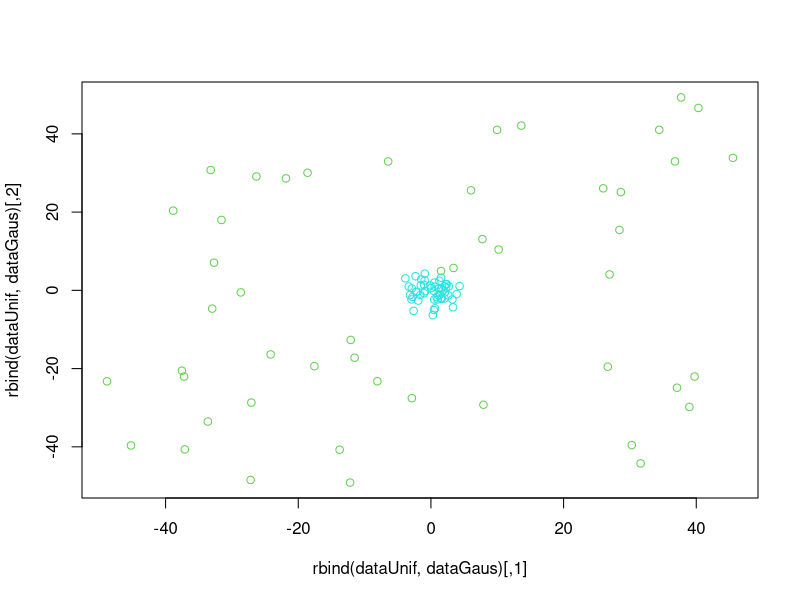
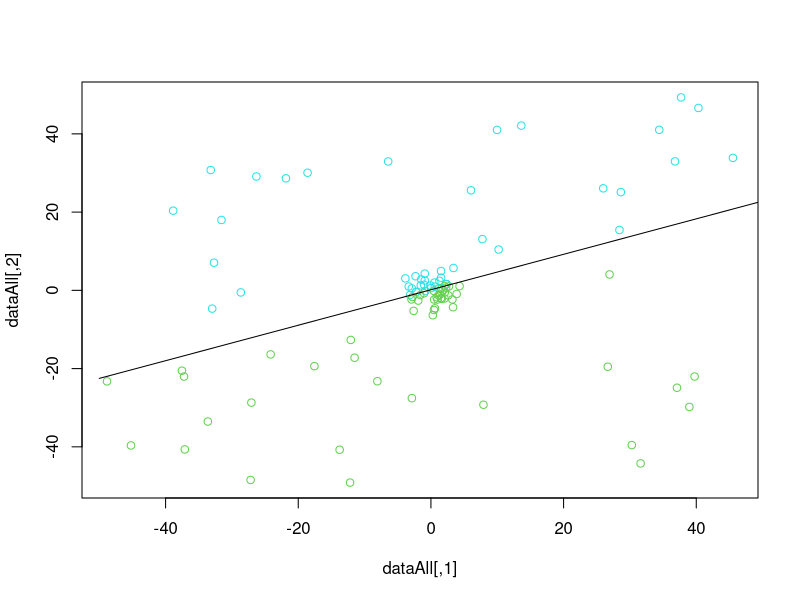
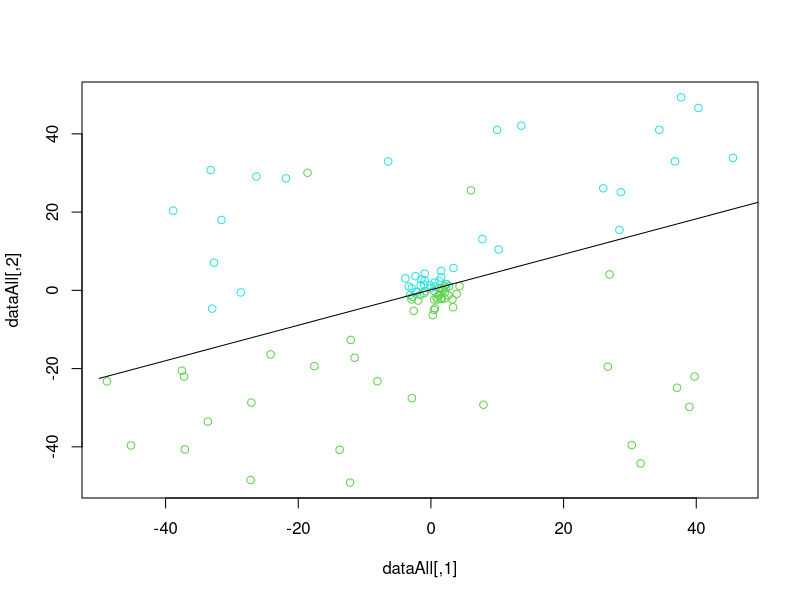
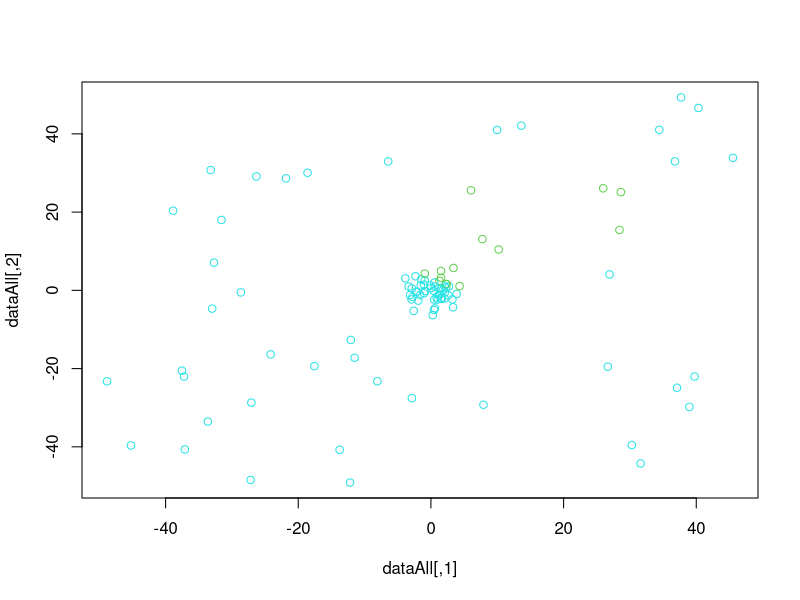
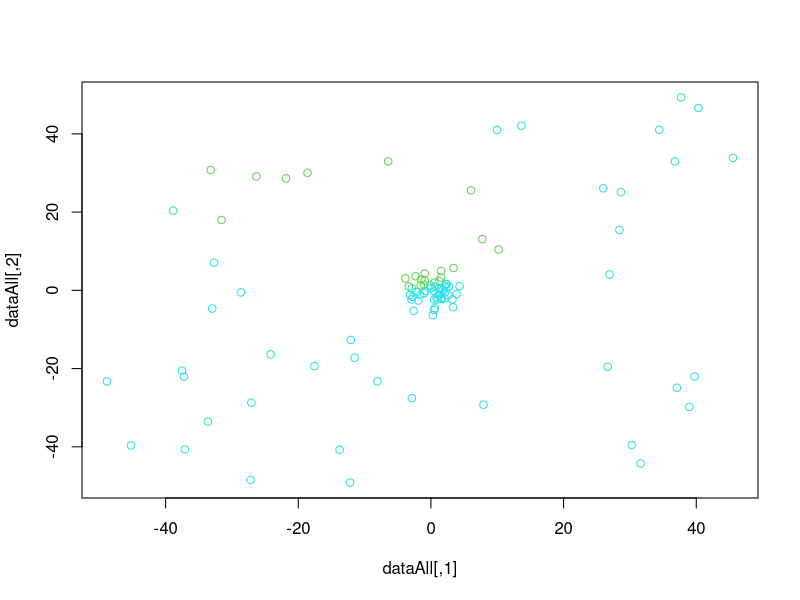
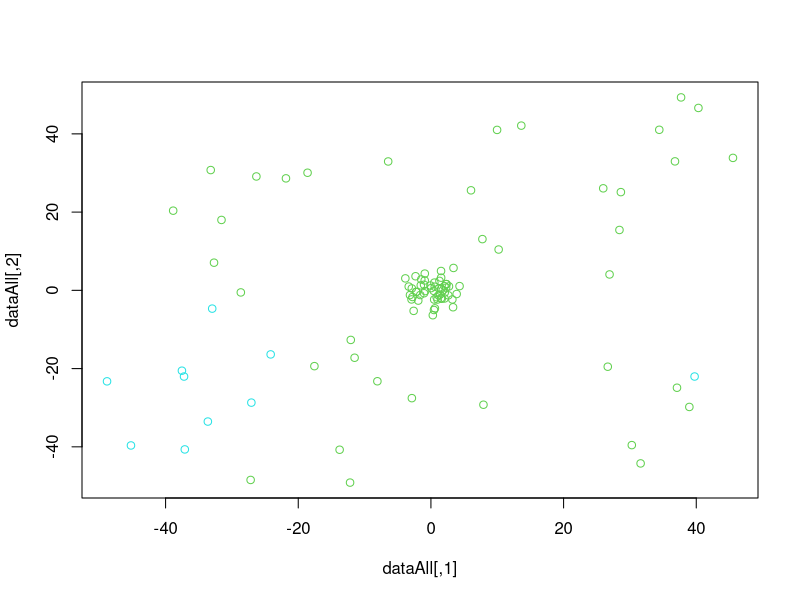
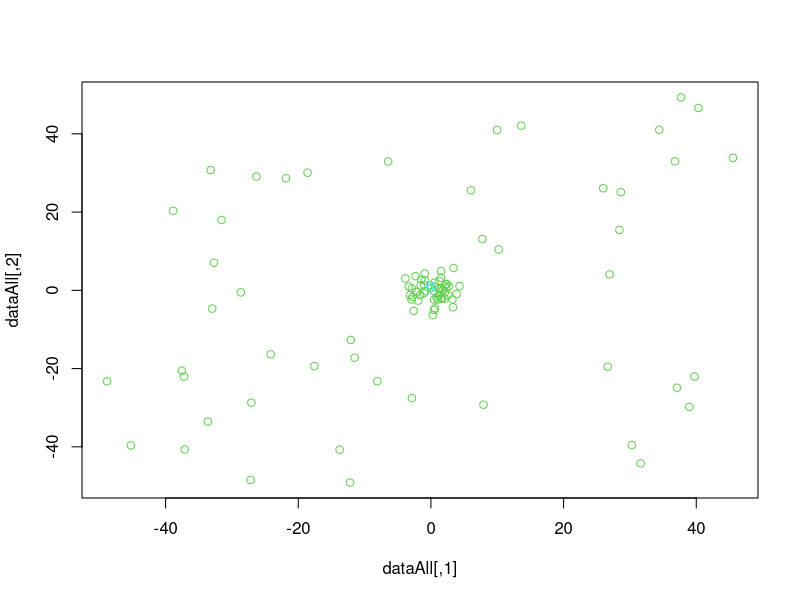
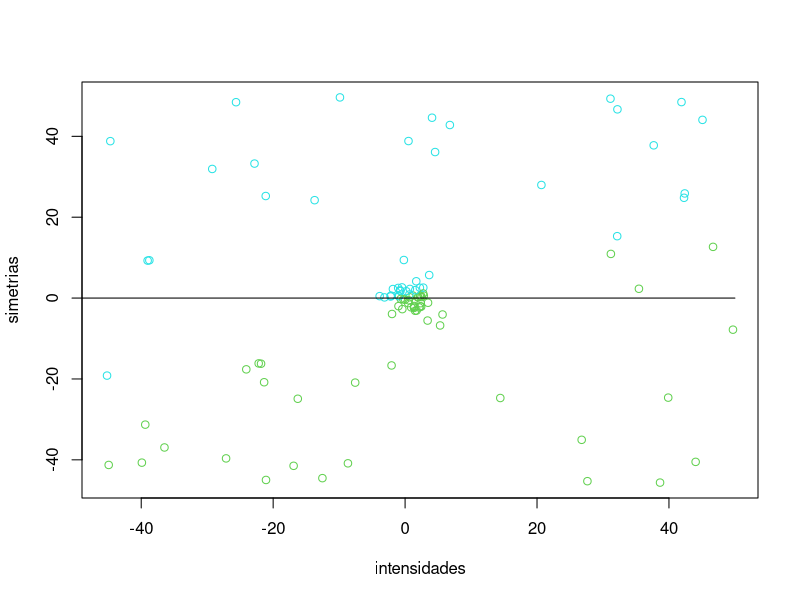

These figures' R source, in order:
library(ggplot2)
# recordarle en la memoria que sabemos que sacar mejor error en training no significa sacar mejor error en test.

# usar pintar_frontera( f, rango de valores )
# mirar ggplot2!
# y contour:
#   https://www.rdocumentation.org/packages/graphics/versions/3.4.3/topics/contour
#   https://cran.r-project.org/web/packages/ContourFunctions/vignettes/Introduction_to_the_cf_R_package.html
# y cf_data
# y scatter plot:
#   http://www.sthda.com/english/wiki/ggplot2-scatter-plots-quick-start-guide-r-software-and-data-visualization

par( mfrow = c( 1, 1 ) )

# Funciones facilitdas

set.seed(3)	# se establece la semilla
## ------------------------------------------------------------------------
# por defecto genera 2 puntos entre [0,1] de 2 dimensiones 

simula_unif = function (N=2,dims=2, rango = c(0,1)){
  m = matrix(runif(N*dims, min=rango[1], max=rango[2]),
             nrow = N, ncol=dims, byrow=T)
  m
}


simula_gaus = function(N=2,dim=2,sigma){
  
  if (missing(sigma)) stop("Debe dar un vector de varianzas")
  sigma = sqrt(sigma)  # para la generaci??n se usa sd, y no la varianza
  if(dim != length(sigma)) stop ("El numero de varianzas es distinto de la dimensi??n")
  
  simula_gauss1 = function() rnorm(dim, sd = sigma) # genera 1 muestra, con las desviaciones especificadas
  m = t(replicate(N,simula_gauss1())) # repite N veces, simula_gauss1 y se hace la traspuesta
  m
}


simula_recta = function (intervalo = c(-1,1), visible=F){
  
  ptos = simula_unif(2,2,intervalo) # se generan 2 puntos
  a = (ptos[1,2] - ptos[2,2]) / (ptos[1,1]-ptos[2,1]) # calculo de la pendiente
  b = ptos[1,2]-a*ptos[1,1]  # calculo del punto de corte
  
  if (visible) {  # pinta la recta y los 2 puntos
    if (dev.cur()==1) # no esta abierto el dispositivo lo abre con plot
      plot(1, type="n", xlim=intervalo, ylim=intervalo)
    points(ptos,col=3)  #pinta en verde los puntos
    abline(b,a,col=3)   # y la recta
  }
  c(a,b) # devuelve el par pendiente y punto de corte
}


pintar_frontera = function(f,rango=c(-50,50)) {
  x=y=seq(rango[1],rango[2],length.out = 500)
  z = outer(x,y,FUN=f)
  if (dev.cur()==1) # no esta abierto el dispositivo lo abre con plot
    plot(1, type="n", xlim=rango, ylim=rango)
  contour(x,y,z, levels = 1:20, xlim =rango, ylim=rango, xlab = "x", ylab = "y")
}


pasoARecta= function(w){
  if(length(w)!= 3)
    stop("Solo tiene sentido con 3 pesos")
  a = -w[1]/w[3]
  b = -w[2]/w[3]
  if ( w[3] == 0 ){
    a = 0
    b = 0
  }
  c(a,b)
}


makeGraph <- function( intensidades, simetrias, digitos, weights, range = c(-1,0) ){
  
  # Initial data
  par(mfrow=c(1,1))
  plot(
    intensidades,
    simetrias,
    col = digitos + 4
  )
  
  # Regression line
  lineParameters <- pasoARecta( weights )
  lineFunc <- function( x ) { lineParameters[1] * x + lineParameters[2] }
  lineX <- range
  lineY <- c( lineFunc(-1), lineFunc(0) )
  lines( lineX, lineY, col = "black" )
  
  print('holi')
  print(weights)
  print( lineParameters )
  print(lineX)
  print(lineY)
  
  #pintar_frontera(lineFunc)
}



## Ejercicio 1


## Apartado 1.1

N <- 50
size <- 50
range = c( -size, size )
sigma <- c( 5, 7 )
dataUnif <- simula_unif( N, rango = range )
dataGaus <- simula_gaus( N, sigma = sigma )

plot(
  rbind( dataUnif, dataGaus ),
  col = c( rep(3,N), rep(5,N) )
)


# Apartado 1.2

line <- simula_recta( intervalo = c( -size, size ) )
a <- line[1]
b <- line[2]

f <- function( v ) {
  sign( v[2] - a * v[1] - b )
}
lineFunc <- function( x ) {
  a * x + b
}
dataAll <- rbind( dataUnif, dataGaus )

labels <- apply( dataAll, FUN = f, MARGIN = 1 )

lineX <- c( -range, range )
lineY <- c( lineFunc(-range), lineFunc(range) )
plot( dataAll, col = labels + 4 )
lines( lineX, lineY, col = "black" )


noise <- function( labels, p = 0.1 ){
  
  # Ver d??nde est?? cada positivo y negativo
  
  positives <- c()
  negatives <- c()
  
  posSize <- length( labels[ labels == 1 ] )
  negSize <- length( labels[ labels == -1 ] )
  for ( i in 1:length(labels) )
    if ( labels[i] == 1 )
      positives <- c( positives, i )
    else
      negatives <- c( negatives, i )
  
  # Generar las posiciones que se alterar??n
  
  posPositions <- sample( 1:posSize, posSize * p )
  negPositions <- sample( 1:negSize, negSize * p )
  
  
  labels[ posPositions ] = -1
  labels[ negPositions ] = 1
  
  print( posPositions )
  print( negPositions )
  
  labels
}

labels <- noise( labels )

plot( dataAll, col = labels + 4 )
lines( lineX, lineY, col = "black" )


# Apartado 1.3

f1 <- function( v ) {
  sign( ( v[1] - 10 ) ^2 + ( v[2] - 20 ) ^2 - 400 )
}
f2 <- function( v ) {
  sign( 0.5 * ( v[1] + 10 ) ^2 + ( v[2] - 20 ) ^2 - 400 )
}
f3 <- function( v ) {
  sign( 0.5 * ( v[1] - 10 ) ^2 - ( v[2] + 20 ) ^2 - 400 )
}
f4 <- function( v ) {
  sign( v[2] - 20 * v[1] ^2 - 5 * v[1] + 3 )
}

par( mfrow = c( 1, 1 ) ) ## ??C??mo se pon??an cuatro a la vez?

labels1 <- apply( dataAll, FUN = f1, MARGIN = 1 )
labels2 <- apply( dataAll, FUN = f2, MARGIN = 1 )
labels3 <- apply( dataAll, FUN = f3, MARGIN = 1 )
labels4 <- apply( dataAll, FUN = f4, MARGIN = 1 )

plot( dataAll, col = labels1 + 4 )
plot( dataAll, col = labels2 + 4 )
plot( dataAll, col = labels3 + 4 )
plot( dataAll, col = labels4 + 4 )



# Ejercicio 2

# Apartado 2.1

dataUnif <- simula_unif( N, rango = range )
dataGaus <- simula_gaus( N, sigma = sigma )
data <- rbind( dataUnif, dataGaus )
data <- cbind(data,1)
labels <- apply( data, FUN = f, MARGIN = 1 )
dims <- 2
weightsZero <- rep( 0, dims + 1 )
weightsUnif <- simula_unif( dims + 1, dims = 1, rango = c(0,1) )
maxIterations = 10

error_in <- function( data, labels, weights ){
  
  sum <- 0
  N <-length(labels)
  
  for ( i in 1:N ){
    h <- ((t(weights) %*% data[i,] ) * labels[i])
    if(h > 0){
      sum = sum +1
    }
  }
  
  sum / N
}
PLA <- function( X, Y, startWeights, learningRate = 0.01, maxIterations ){
  
  i <- 0
  threashold <- 0.01
  ascending <- TRUE
  weights <- startWeights
  prevWeights <- weights

  
  while ( i < maxIterations & ascending ){ #while(abs(w_predecesors - weights))
    
    ascending <- TRUE
    
    for ( elem in 1:length(Y) ){
      
      valor_predict = sign( as.numeric( t(weights) %*% X[elem,] ) )
      wellClassified = valor_predict * Y[elem]
      #print(t(weights))
      #print(X[elem,])
      #print(valor_predict)
      #print(Y[elem])
      #print(" ")
      if ( wellClassified < 0 ){
        weights = weights + learningRate * X[elem,] * wellClassified
        ascending <- TRUE
        #print( "ascending" )
        #print( i )
      }
      
    }
    i <- i + 1
    print(weights)
  }
  
  #print( i )
  
  #weights <- weights / max(abs(weights))
  weights
}
plot_error_PLA <- function( X, Y, startWeights, learningRate = 0.01, maxIterations ){
  
  i <- 0
  threashold <- 0.01
  ascending <- TRUE
  weights <- startWeights
  prevWeights <- weights
  Historic = rep(0,maxIterations)
  value = error_in(X,Y,weights)
  
  #while ( i < maxIterations & ascending ){ #while(abs(w_predecesors - weights))
    
   # ascending <- TRUE
    
    for ( elem in 1:length(Y) ){
      
      valor_predict = sign( as.numeric( t(weights) %*% X[elem,] ) )
      wellClassified = valor_predict * Y[elem]
      #print(t(weights))
      #print(X[elem,])
      #print(c(valor_predict, wellClassified))
      #print(Y[elem])
      #print(" ")
      if ( wellClassified <= 0 ){
        weights = weights + learningRate * X[elem,] * Y[elem]
        ascending <- TRUE
        #print( "ascending" )
        #print( i )
        value = error_in(X,Y,weights)
        
      }
      
      Historic[elem]=value
    }
    #print(value)
    #Historic[i]=value
    #i <- i + 1
    #print(weights)
  #}
  
  #print( i )
  
  #weights <- weights / max(abs(weights))
  df = data.frame( iterations = 1:length(Y) , Historic)
  df
}

weights <- PLA( data, labels, weightsZero, 1, maxIterations )
#result<-plot_error_PLA(data,labels,weightsZero,1,maxIterations)
makeGraph( data[,1], data[,2], labels, weights, range )
#ggplot(result,aes(y=Historic)) + geom_line(aes(x=Iterations))

weights <- PLA( data, labels, weightsUnif, 1, maxIterations )
makeGraph( data[,1], data[,2], labels, weights, range )



## Apartado 2.2



LR <- function( X, y, learningRate = 0.05, t = 0.1, itera = 1/t){
  
  N <- length(y)
  T <- as.integer(N * t)
  w <- rnorm(dim(X)[2])
  
  positive_exa <-which(y==1)
  negative_exa <-which(y==-1)
  N_po <- length(positive_exa)
  N_ne <- length(negative_exa)
  
  w_pre = w
  scored = as.numeric(error_in(X,y,w))
  
  for (a in 1:itera) {
    g <- 0  
    
    for ( i in 1:T ){
      
      pos <- ifelse((i %% 2) > 0,sample(N_po,1),sample(N_ne,1))
      pos <- ifelse((i %% 2) > 0,positive_exa[pos],negative_exa[pos])
      h <- t(w) %*% X[pos,]
      er <- (h * y[pos])
      
      g = g + (   ((X[pos,] * y[pos])*-1)/(1 + exp(er))   )
      
    }
    
    w <- w - learningRate * (g/N)
    w <- as.vector(w)
    print(error_in(X,y,w))
  }
  w <- w /max(abs(w))
  w
}

sigmoid <- function(x){
  1 / (1 + exp(-x))
}

PlotRoc<-function(X,Y,w){
  pred = (X%*% w)
  Prediction = sigmoid(pred)
  Sensibilidad = 1:100
  Expecifidad = 1:100
  
  
  for (i in 1:100) {
    Prediction_pos = Y[which(Prediction >= i/100)]
    Prediction_neg = Y[which(Prediction < i/100)]
    
    VP = Prediction_pos[Prediction_pos > 0]
    FP = Prediction_pos[Prediction_pos < 0]
    
    VN = Prediction_neg[Prediction_neg < 0]
    FN = Prediction_neg[Prediction_neg > 0]
    
    Sensibilidad[i] = length(VP) / (length(VP) + length(FN))
    Expecifidad[i] = 1 - (length(VN) / (length(VN) + length(FP)))
  }
  
  Expecifidad = 1 - Expecifidad
  Sensibilidad = Sensibilidad[length(Sensibilidad):1]
  df = data.frame(Sensibilidad, Expecifidad)
  df

}

N <- 100
size <- 2
range = c( -size, size )
data <- simula_unif( N, rango = range )
lineX <- simula_unif( 2, dims = 1, rango = range )
lineY <- simula_unif( 2, dims = 1, rango = range )
f <- function(x){
  ( lineY[2] - lineY[1] ) / ( lineX[2] - lineX[1] )  *  ( x - lineX[1] )  /  lineX[2]
}
#labels <- apply( data, FUN = f, MARGIN = 1 )
labels <- ifelse(data[,2] > mean(data[,1]), 1, -1)
data <- cbind( data, 1 )

weights <- LR( data, labels )
makeGraph( data[,1], data[,2], labels, weights, range )
result = PlotRoc(data,labels,-weights)
result2 = PlotRoc(data,labels,weights)
ggplot(result,aes(x=Expecifidad))+geom_line(aes(y=Sensibilidad, color="Inverse")) + geom_line(aes(y=result2$Sensibilidad, color="Regression Logistic")) + geom_line(aes(y=Expecifidad))
result = plot_error_PLA(data,labels,weights,1,length(labels))
ggplot(result,aes(y=Historic)) + geom_line(aes(x=iterations))
